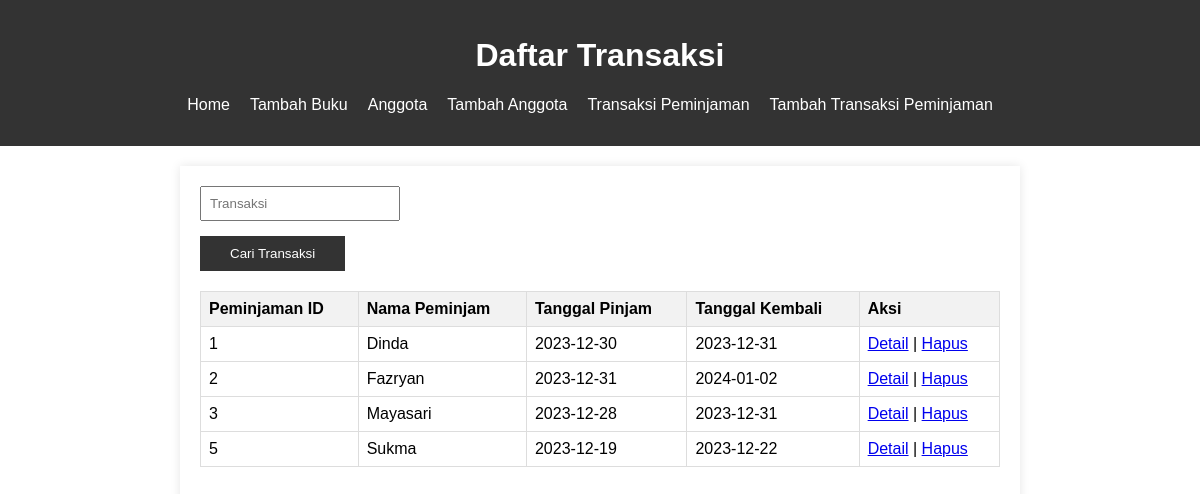
/prak/transaksi.php, run on the app's committed database.
### tables this page shows
CREATE TABLE `peminjaman` (
  `PeminjamanID` int(11) NOT NULL,
  `PeminjamID` int(11) DEFAULT NULL,
  `TanggalPinjam` date DEFAULT NULL,
  `TanggalKembali` date DEFAULT NULL
);

CREATE TABLE `peminjam` (
  `PeminjamID` int(11) NOT NULL,
  `NamaPeminjam` varchar(255) NOT NULL,
  `Alamat` varchar(255) DEFAULT NULL,
  `NoTelepon` varchar(15) DEFAULT NULL
);

### prak/transaksi.php (the view, shortened to what this page needs)
<!DOCTYPE html>
<html lang="en">
<head>
    <link rel="stylesheet" href="style.css">
</head>
<body>
    <header>
        <h1>Daftar Transaksi</h1>
        <nav>
            <ul>
                <li><a href="index.php">Home</a></li>
                <li><a href="tambah.php">Tambah Buku</a></li>
                <li><a href="anggota.php"> Anggota</a></li>
                <li><a href="tambah_anggota.php">Tambah Anggota</a></li>
                <li><a href="transaksi.php">Transaksi Peminjaman</a></li>
                <li><a href="tambah_transaksi.php">Tambah Transaksi Peminjaman</a></li>
            </ul>
        </nav>
    </header>
    <section>
        <form action="transaksi.php" method="GET" class="search-form">
            <div class="search-container">
                <input type="text" id="search" name="search" placeholder="Transaksi" value="<?php echo isset($_GET['search']) ? $_GET['search'] : ''; ?>">
            </div>
            <button type="submit">Cari Transaksi</button>
        </form>
        <table class="responsive-table">
            <tr>
                <th>Peminjaman ID</th>
                <th>Nama Peminjam</th>
                <th>Tanggal Pinjam</th>
                <th>Tanggal Kembali</th>
                <th>Aksi</th>
            </tr>
            <?php
            include('koneksi.php');
            $search = isset($_GET['search']) ? $_GET['search'] : '';
            $query = "SELECT * FROM Peminjaman LEFT JOIN Peminjam
            ON Peminjaman.PeminjamID = Peminjam.PeminjamID
            WHERE Peminjaman.PeminjamID LIKE '%$search%' OR Peminjam.NamaPeminjam LIKE '%$search%'";
            $result = mysqli_query($koneksi, $query);
            while ($row = mysqli_fetch_assoc($result)) {
                echo "<tr>";
                echo "<td>" . $row['PeminjamanID'] . "</td>";
                echo "<td>" . $row['NamaPeminjam'] . "</td>";
                echo "<td>" . $row['TanggalPinjam'] . "</td>";
                echo "<td>" . $row['TanggalKembali'] . "</td>";
                echo "<td>";
                echo "<a href='detail_transaksi.php?id=" . $row['PeminjamanID'] . "'>Detail</a>
| ";
                echo "<a href='#' onclick='hapusTransaksi(" . $row['PeminjamanID'] .
                    ")'>Hapus</a>";
                echo "</td>";
                echo "</tr>";
            }
            ?>
        </table>
    </section>
</body>
</html>

### prak/style.css (style rules this page uses)
body { font-family: Arial, sans-serif; margin: 0; padding: 0; }
header { background-color: #333; color: #fff; text-align: center; padding: 1em 0; }
nav ul { list-style-type: none; padding: 0; display: flex; justify-content: center; }
nav li { margin-right: 20px; }
nav a { text-decoration: none; color: #fff; }
section { max-width: 800px; margin: 20px auto; padding: 20px; box-shadow: 0 0 10px rgba(0, 0, 0, 0.1); }
.search-form { margin-bottom: 20px; }
table { width: 100%; border-collapse: collapse; margin-bottom: 20px; }
th, td { border: 1px solid #ddd; padding: 8px; text-align: left; }
th { background-color: #f2f2f2; }
.responsive-table { overflow-x: auto; }
input { width: 100%; padding: 8px; box-sizing: border-box; }
button { background-color: #333; color: #fff; padding: 10px 30px; border: none; cursor: pointer; }
.search-container { display: flex; margin-bottom: 15px; }
input, select { width: 200px; padding: 8px; box-sizing: border-box; }

### data on the page
peminjaman: PeminjamanID "1", PeminjamID.NamaPeminjam "Dinda", TanggalPinjam "2023-12-30", TanggalKembali "2023-12-31"
peminjaman: PeminjamanID "2", PeminjamID.NamaPeminjam "Fazryan", TanggalPinjam "2023-12-31", TanggalKembali "2024-01-02"
peminjaman: PeminjamanID "3", PeminjamID.NamaPeminjam "Mayasari", TanggalPinjam "2023-12-28", TanggalKembali "2023-12-31"
peminjaman: PeminjamanID "5", PeminjamID.NamaPeminjam "Sukma", TanggalPinjam "2023-12-19", TanggalKembali "2023-12-22"
